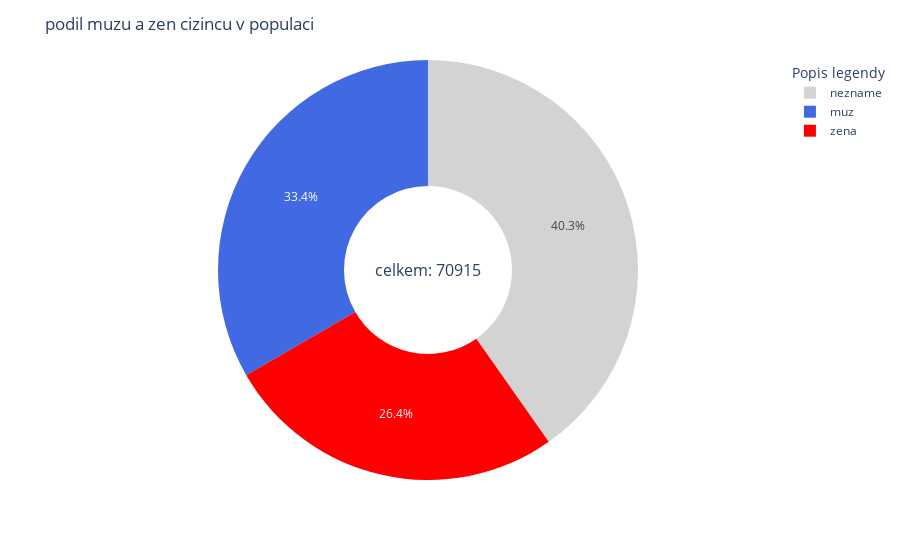

The notebook cell saved with this chart:
### Code cell
pie = px.pie(m_and_w_counts, values='pocet', names="pohlavi", color='pohlavi', hole=0.4,
             color_discrete_map={'nezname' : 'lightgrey',
                                 'muz' : 'royalblue',
                                 'zena' : 'red'})
pie = pie.update_layout(
    annotations=[dict(text=f'celkem: {total}', x=0.5, y=0.5, font_size=16, showarrow=False)],
    title="podil muzu a zen cizincu v populaci",
    legend_title="Popis legendy"
)
pie.show()

### Figure 1 — Plotly figure (JSON) as saved in the notebook; plotly's stock layout.template omitted (floating-point values rounded to 4 significant figures)
{"data": [{"customdata": [["nezname"], ["muz"], ["zena"]], "domain": {"x": [0, 1], "y": [0, 1]}, "hole": 0.4, "hovertemplate": "pohlavi=%{customdata[0]}<br>pocet=%{value}<extra></extra>", "labels": ["nezname", "muz", "zena"], "legendgroup": "", "marker": {"colors": ["lightgrey", "royalblue", "red"]}, "name": "", "showlegend": true, "type": "pie", "values": [28544, 23652, 18719]}], "layout": {"annotations": [{"font": {"size": 16}, "showarrow": false, "text": "celkem: 70915", "x": 0.5, "y": 0.5}], "legend": {"title": {"text": "Popis legendy"}, "tracegroupgap": 0}, "margin": {"t": 60}, "title": {"text": "podil muzu a zen cizincu v populaci"}}}
